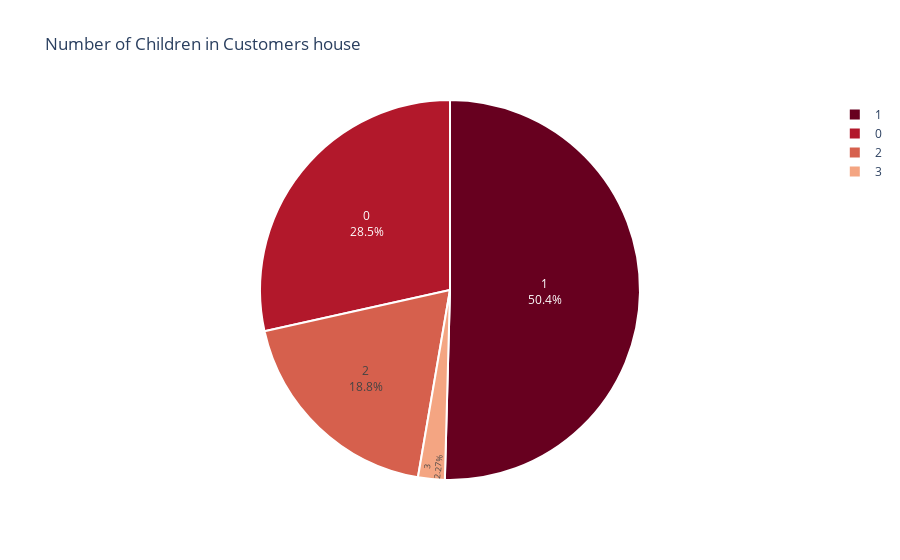

Notebook code for this chart:
### Markdown cell above
### Children Status

### Code cell
children = customer.Children.value_counts()

fig = px.pie(education,
             values = children.values,
             names = children.index,
             color_discrete_sequence = px.colors.sequential.RdBu,
            title = 'Number of Children in Customers house')
fig.update_traces(textposition = 'inside', textinfo = 'percent+label',
                 marker = dict(line = dict(color = 'white', width = 2)))
fig.show()

### Figure 1 — Plotly figure (JSON) as saved in the notebook; plotly's stock layout.template omitted (floating-point values rounded to 4 significant figures)
{"data": [{"domain": {"x": [0, 1], "y": [0, 1]}, "hovertemplate": "label=%{label}<br>value=%{value}<extra></extra>", "labels": [1, 0, 2, 3], "legendgroup": "", "marker": {"line": {"color": "white", "width": 2}}, "name": "", "showlegend": true, "textinfo": "percent+label", "textposition": "inside", "type": "pie", "values": [1112, 628, 415, 50]}], "layout": {"legend": {"tracegroupgap": 0}, "piecolorway": ["rgb(103,0,31)", "rgb(178,24,43)", "rgb(214,96,77)", "rgb(244,165,130)", "rgb(253,219,199)", "rgb(247,247,247)", "rgb(209,229,240)", "rgb(146,197,222)", "rgb(67,147,195)", "rgb(33,102,172)", "rgb(5,48,97)"], "title": {"text": "Number of Children in Customers house"}}}
